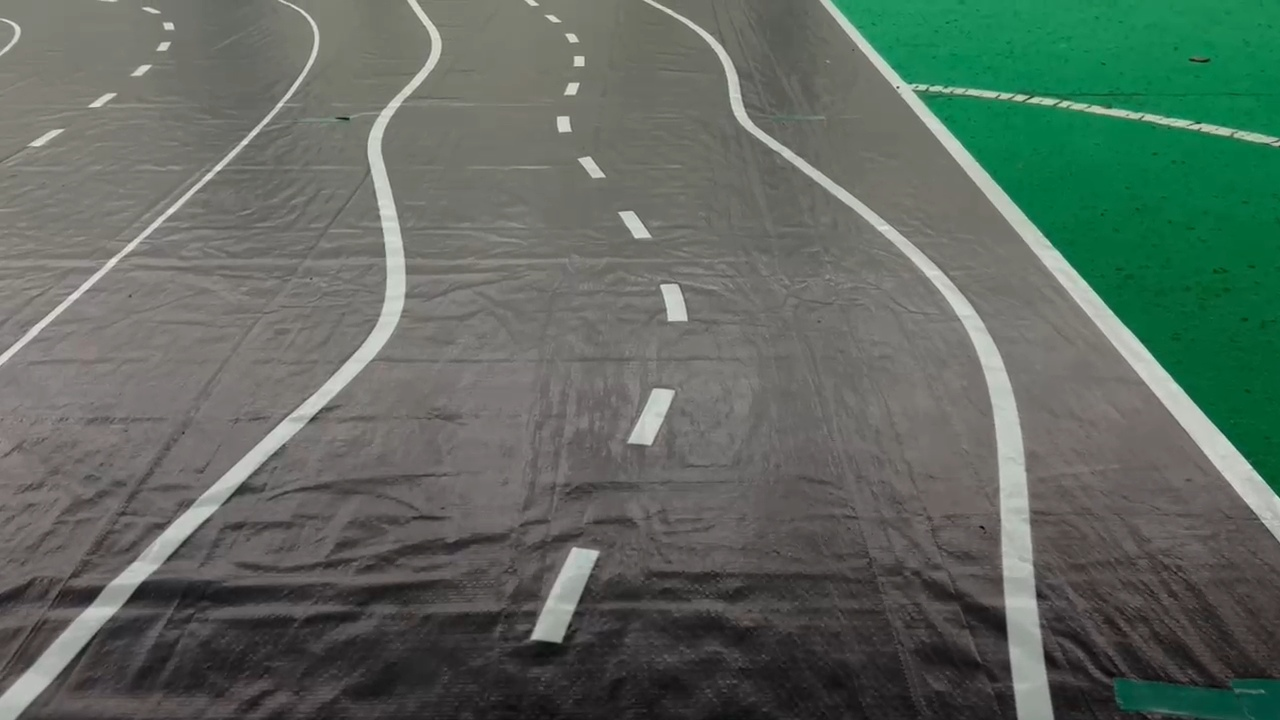
//> input picture nasgorgoreng_ros2/assets/arena.png, 1280 x 720 px, given in place of FIRA_ARENA.mp4, which was not available
$ ./main   (built with g++ and OpenCV 4)
//> lines starting //> are read from the running program, lines starting //| are printed output that depends on the picture; after the words box and inside, x2 and y2 are one past the last pixel; in counts of white or black regions, pixels touching at a corner belong together; pictures that were not available may be replaced by others from this repository, and a replacement may not be noted
#include <iostream>
#include <opencv2/opencv.hpp>
#include <string>
#include <vector>
#include <cmath>
#include <chrono>

void draw_fit_line(cv::Mat& img, const cv::Vec4f& line_params, int y_top, int y_bottom,
                   const cv::Scalar& color, int thickness) {
    if (line_params[1] == 0) return; // Hindari pembagian dengan nol (vy == 0)

    double vx = line_params[0];
    double vy = line_params[1];
    double x = line_params[2];
    double y = line_params[3];

    // xtarget = x + (y_target- y) * (vx / vy)
    int x1 = cvRound(x + (y_bottom - y) * vx / vy);
    int x2 = cvRound(x + (y_top - y) * vx / vy);
    int y1 = y_bottom;
    int y2 = y_top;

    cv::line(img, cv::Point(x1, y1), cv::Point(x2, y2), color, thickness);
}

double get_line_angle(const cv::Vec4f& line_params) {
    if (line_params[0] == 0 && line_params[1] == 0) return 0.0;

    double vx = line_params[0];
    double vy = line_params[1];

    // Standarisasi: vy selalu menunjuk ke ATAS (negatif y)
    if (vy > 0) {
        vx = -vx;
        vy = -vy;
    }

    // atan2 mengembalikan sudut antara sumbu x positif dan vektor (vx, vy)
    double angle_rad = std::atan2(vy, vx);

    // Konversi radian ke derajat
    return angle_rad * 180.0 / M_PI;
}


cv::Mat prev_gray_bev;
std::vector<cv::Point2f> prev_points;
auto last_frame_time = std::chrono::high_resolution_clock::now();

double kecepatan_optical_flow_cms = 0.0;
double total_distance_meters = 0.0;
long current_frame = 0;

const double CM_PER_PIXEL_Y = 10.0 / 100.0; // 10cm di dunia nyata = 100px di BEV

// Parameter Optical Flow (LK)
cv::Size lk_win_size(15, 15);
int lk_max_level = 2;
cv::TermCriteria lk_criteria(cv::TermCriteria::EPS | cv::TermCriteria::COUNT, 10, 0.03);

// Parameter Good Features to Track
int feature_max_corners = 100;
double feature_quality_level = 0.3;
double feature_min_distance = 7;
int feature_block_size = 7;

std::string file = "./FIRA_ARENA.mp4";
// std::string file = "http://10.7.101.143:8080/video";

int main() {
    cv::VideoCapture cap(file);
    if (!cap.isOpened()) {
        std::cerr << "Error opening video file: " << file << std::endl;
        return -1;
    }

    cv::Mat frame;
    while(cap.isOpened())
    {
        cap >> frame;
//> frame is the input picture: 720 rows x 1280 cols, CV_8UC3; mean B, G, R 95.9, 105.2, 93.5
        if (frame.empty()) {
            std::cout << "End of video." << std::endl;
            break;
        }

        // Convert to 640x360 for consistency
        if(frame.cols != 640 || frame.rows != 360)
            cv::resize(frame, frame, cv::Size(640, 360));
//> frame: 360 rows x 640 cols, CV_8UC3

        current_frame++;
        int height = frame.rows;
//> height = 360
        int width = frame.cols;
//> width = 640

        // Blur image to reduce noise
        cv::Mat frame_blurred;
        cv::GaussianBlur(frame, frame_blurred, cv::Size(5, 5), 0);

        // Convert to HSV color space
        cv::Mat hsv;
        cv::cvtColor(frame_blurred, hsv, cv::COLOR_BGR2HSV);
//> hsv: 360 rows x 640 cols, CV_8UC3; mean H, S, V 44.1, 43.1, 107.3

        // Get road lane by inverting the green color mask
        cv::Mat mask, inverted_mask;
        cv::Scalar lower_green(33, 50, 50);
        cv::Scalar upper_green(85, 255, 255);
        cv::inRange(hsv, lower_green, upper_green, mask);
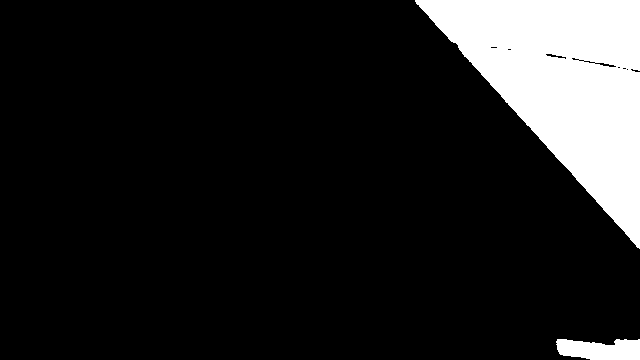
//> mask: 360 rows x 640 cols, CV_8UC1; 12.8% white; 2 white regions, box (x1, y1, x2, y2) and area: (415, 0, 640, 249) 28105, (556, 339, 640, 360) 1450
        cv::bitwise_not(mask, inverted_mask);

        // Get lane lines by converting to grayscale and applying Canny edge detection
        cv::Mat gray, edges;
        cv::cvtColor(frame_blurred, gray, cv::COLOR_BGR2GRAY);
        cv::Canny(gray, edges, 170, 255);
//> edges: 360 rows x 640 cols, CV_8UC1; 2.1% white in thin lines or dots

        // Combine the inverted green mask and Canny edges
        cv::Mat road_lane;
        cv::bitwise_and(inverted_mask, edges, road_lane);
//> road_lane: 360 rows x 640 cols, CV_8UC1; 1.7% white in thin lines or dots
        cv::imshow("Road Lane (Perspective Canny)", road_lane);

        // BIRD'S EYE VIEW (BEV)
        cv::Point2f top_left(static_cast<float>(width * 0.2), 140.0f);
//> top_left = Point(128, 140)
        cv::Point2f top_right(static_cast<float>(width * 0.8), 140.0f);
//> top_right = Point(512, 140)
        cv::Point2f bottom_left(0.0f, static_cast<float>(height));
//> bottom_left = Point(0, 360)
        cv::Point2f bottom_right(static_cast<float>(width), static_cast<float>(height));
//> bottom_right = Point(640, 360)

        cv::Point2f src_view[4] = {top_left, top_right, bottom_right, bottom_left};
        cv::Point2f dst_view[4] = {
            cv::Point2f(0.0f, 0.0f),
            cv::Point2f(static_cast<float>(width), 0.0f),
            cv::Point2f(static_cast<float>(width), static_cast<float>(height)),
            cv::Point2f(0.0f, static_cast<float>(height))
        };

        cv::Mat M_perspective = cv::getPerspectiveTransform(src_view, dst_view);

        // Buat BEV Canny (untuk deteksi)
            cv::Mat bev_image;
        cv::warpPerspective(road_lane, bev_image, M_perspective, cv::Size(width, height));
        cv::imshow("Bird's Eye View (Canny)", bev_image);
        // Buat BEV Berwarna (untuk menggambar)
        cv::Mat image_to_bev;
        cv::warpPerspective(frame, image_to_bev, M_perspective, cv::Size(width, height));
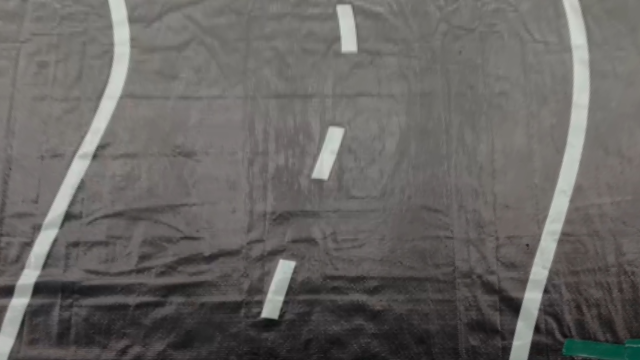
//> image_to_bev: 360 rows x 640 cols, CV_8UC3; mean B, G, R 98.8, 101.3, 103.4

        // Optical Flow
        // Get current time and delta time
        auto current_time = std::chrono::high_resolution_clock::now();
        std::chrono::duration<double> dt_duration = current_time - last_frame_time;
        double dt = dt_duration.count();
        double current_frame_distance = 0.0;

        cv::Mat current_gray_bev = bev_image;

        // Jika kita punya frame lama DAN poin lama, lacak!
        if (prev_points.empty() || prev_points.size() < 20) {
            if (!prev_gray_bev.empty()) {
                cv::goodFeaturesToTrack(prev_gray_bev, prev_points,
                                        feature_max_corners,
                                        feature_quality_level,
                                        feature_min_distance,
                                        cv::Mat(), // no mask
                                        feature_block_size);
            }
        }

        // Lacak fitur jika kita punya semua data
        // Gunakan hanya setiap 30 frame untuk meredakan delay
        if (!prev_gray_bev.empty() && !prev_points.empty() && dt > 0 && (current_frame % 30 == 0)) {
            std::vector<cv::Point2f> new_points;
            std::vector<uchar> status;
            std::vector<float> error;

            cv::calcOpticalFlowPyrLK(
                prev_gray_bev, current_gray_bev, prev_points,
                new_points, status, error, lk_win_size, lk_max_level, lk_criteria
            );

            std::vector<cv::Point2f> good_new;
            std::vector<cv::Point2f> good_old;
            double sum_dy = 0.0;

            for (size_t i = 0; i < status.size(); ++i) {
                if (status[i]) {
                    good_new.push_back(new_points[i]);
                    good_old.push_back(prev_points[i]);
                    sum_dy += (new_points[i].y - prev_points[i].y);
                }
            }

            if (!good_new.empty()) {
                double avg_dy_pixels = sum_dy / good_new.size();
                current_frame_distance = avg_dy_pixels * CM_PER_PIXEL_Y;
                kecepatan_optical_flow_cms = current_frame_distance / dt;
                prev_points = good_new;
            } else {
                prev_points.clear(); // Kehilangan semua titik, cari ulang
            }
        }

        // Akumulasi Jarak
        // Ubah ke meter
        total_distance_meters += current_frame_distance / 100.0;

        // Update state untuk frame berikutnya
        prev_gray_bev = current_gray_bev.clone(); // Penting: .clone() untuk deep copy
        last_frame_time = current_time;

        // Deteksi kontur
        std::vector<std::vector<cv::Point>> contours;
        cv::findContours(bev_image, contours, cv::RETR_TREE, cv::CHAIN_APPROX_SIMPLE);
//> contours = 10 contours; largest, box (x1, y1, x2, y2) and area: (6, 0, 132, 360) 1308, (0, 0, 117, 335) 1250, (259, 258, 297, 320) 1166, (311, 125, 345, 181) 1031, (335, 3, 359, 54) 894

        int min_area_threshold = 40;
        int center_x = width / 2;
//> center_x = 320

        std::vector<cv::Point> left_lane_points;
        std::vector<cv::Point> right_lane_points;
        std::vector<std::vector<cv::Point>> unknown_lane_points;

        for (const auto& cnt : contours) {
            double area = cv::contourArea(cnt);
            if (area < min_area_threshold) {
                continue;
            }

            cv::Moments M = cv::moments(cnt);
            if (M.m00 == 0) {
                continue;
            }
            int cx = static_cast<int>(M.m10 / M.m00);

            // Filter jalur
            if (cx <= (center_x - 175)) {
                left_lane_points.insert(left_lane_points.end(), cnt.begin(), cnt.end());
                continue;
            }

            if (cx >= (center_x + 175)) {
                right_lane_points.insert(right_lane_points.end(), cnt.begin(), cnt.end());
                continue;
            }

            if (!((center_x - 75) < cx && cx < (center_x + 75))) {
                unknown_lane_points.push_back(cnt);
                continue;
            }
        }
//> this loop made 10 passes
//> (area, cx) on passes 1 to 10: (1165.5, 277), (867.5, 277), (1031, 327), (673, 327), (894.5, 346), (527.5, 346), (811.5, 574), (784.5, 558), (1308.5, 79), (1249.5, 67)
//> after the loop, unknown_lane_points = 0 contours

        // Visualisasi
        cv::Mat contour_image = image_to_bev.clone(); // Gambar di BEV berwarna

        cv::Vec4f left_line_params, right_line_params;
        double turn_degree = 0.0;
        std::string road_status = "Lost";

        if (!left_lane_points.empty()) {
            // Bungkus dalam std::vector lain untuk drawContours
            cv::drawContours(contour_image, std::vector<std::vector<cv::Point>>{left_lane_points}, -1, cv::Scalar(255, 0, 0), 3);
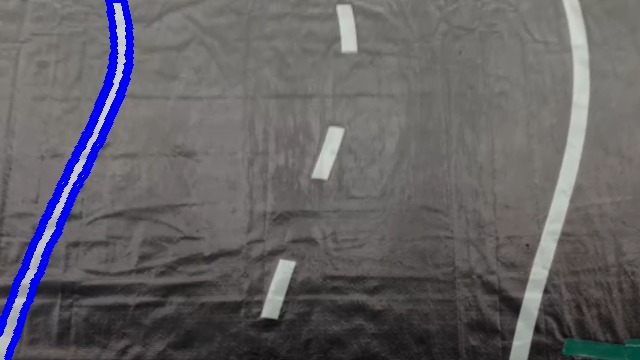
//> contour_image: 360 rows x 640 cols, CV_8UC3; 2.67% of pixels changed, all inside (x1, y1, x2, y2) = (0, 0, 134, 360)
            cv::fitLine(left_lane_points, left_line_params, cv::DIST_L2, 0, 0.01, 0.01);
//> left_line_params = [0.368, -0.93, 73.91, 172]
            // y_top di BEV adalah 0, y_bottom adalah 'height'
            draw_fit_line(contour_image, left_line_params, 0, height, cv::Scalar(255, 0, 0), 3);
//> in draw_fit_line, `double vx = line_params[0];`: vx = 0.368
//> in draw_fit_line, `double vy = line_params[1];`: vy = -0.93
//> in draw_fit_line, `double x = line_params[2];`: x = 73.91
//> in draw_fit_line, `double y = line_params[3];`: y = 172
//> in draw_fit_line, `int x1 = cvRound(x + (y_bottom - y) * vx / vy);`: x1 = -1
//> in draw_fit_line, `int x2 = cvRound(x + (y_top - y) * vx / vy);`: x2 = 142
//> in draw_fit_line, `cv::line(img, cv::Point(x1, y1), cv::Point(x2, y2), color, thickness);`:
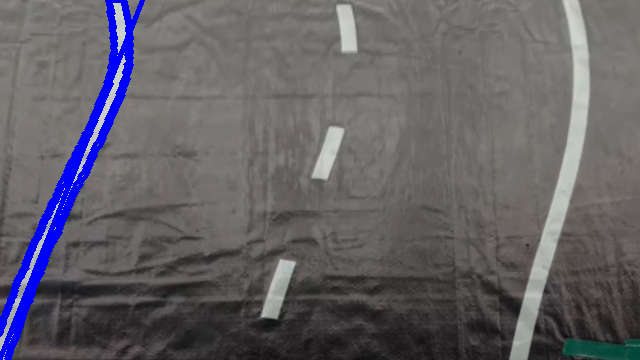
//> img: 360 rows x 640 cols, CV_8UC3; 0.52% of pixels changed, all inside (x1, y1, x2, y2) = (0, 0, 145, 360)
        }

        if (!right_lane_points.empty()) {
            cv::drawContours(contour_image, std::vector<std::vector<cv::Point>>{right_lane_points}, -1, cv::Scalar(0, 0, 255), 3);
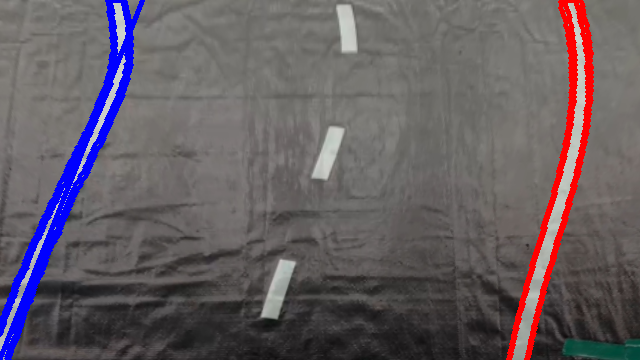
//> contour_image: 360 rows x 640 cols, CV_8UC3; 2.28% of pixels changed, all inside (x1, y1, x2, y2) = (506, 0, 594, 360)
            cv::fitLine(right_lane_points, right_line_params, cv::DIST_L2, 0, 0.01, 0.01);
//> right_line_params = [0.182, -0.983, 560.1, 171.5]
            draw_fit_line(contour_image, right_line_params, 0, height, cv::Scalar(0, 0, 255), 3);
//> call 2 of draw_fit_line, with line_params = [0.182, -0.983, 560.1, 171.5], y_top = 0, y_bottom = 360, color = Scalar(0, 0, 255), thickness = 3
//> in draw_fit_line (call 2), `double vx = line_params[0];`: vx = 0.182
//> in draw_fit_line (call 2), `double vy = line_params[1];`: vy = -0.983
//> in draw_fit_line (call 2), `double x = line_params[2];`: x = 560.1
//> in draw_fit_line (call 2), `double y = line_params[3];`: y = 171.5
//> in draw_fit_line (call 2), `int x1 = cvRound(x + (y_bottom - y) * vx / vy);`: x1 = 525
//> in draw_fit_line (call 2), `int x2 = cvRound(x + (y_top - y) * vx / vy);`: x2 = 592
//> in draw_fit_line (call 2), `cv::line(img, cv::Point(x1, y1), cv::Point(x2, y2), color, thickness);`:
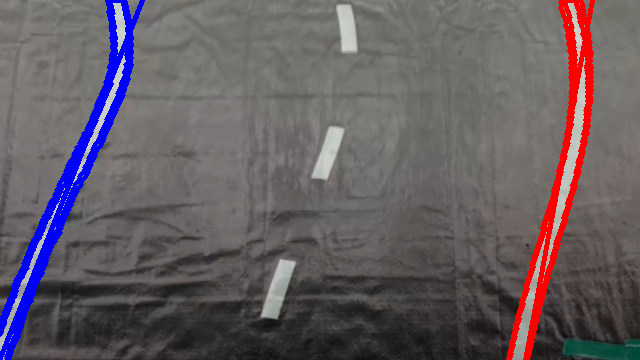
//> img: 360 rows x 640 cols, CV_8UC3; 0.39% of pixels changed, all inside (x1, y1, x2, y2) = (523, 0, 595, 360)
        }

        if (!unknown_lane_points.empty()) {
            cv::drawContours(contour_image, unknown_lane_points, -1, cv::Scalar(0, 255, 255), 3);
        }

        // Hitung Sudut
        std::string turn_degree_msg;
        if (!left_lane_points.empty() && !right_lane_points.empty()) {
            double left_angle = get_line_angle(left_line_params);
//> in get_line_angle, `double vx = line_params[0];`: vx = 0.368
//> in get_line_angle, `double vy = line_params[1];`: vy = -0.93
//> in get_line_angle, `double angle_rad = std::atan2(vy, vx);`: angle_rad = -1.19
//> left_angle = -68.39
            double right_angle = get_line_angle(right_line_params);
//> right_angle = -79.52
            double avg_angle = (left_angle + right_angle) / 2.0;
//> avg_angle = -73.96
            turn_degree = avg_angle - (-90.0);
//> turn_degree = 16.04
            turn_degree_msg = "Turn Degree: " + std::to_string(turn_degree).substr(0, 5) + " deg";
//> turn_degree_msg = "Turn Degree: 16.04 deg"
            road_status = "Detected";
        } else {
            turn_degree_msg = "Turn degree is unknown";
            if (!left_lane_points.empty() || !right_lane_points.empty()) {
                road_status = "Partial";
            }
        }

        // Tampilkan Telemetry
        cv::putText(contour_image, turn_degree_msg, cv::Point(50, 50),
            cv::FONT_HERSHEY_SIMPLEX, 1, cv::Scalar(0, 255, 0), 2, cv::LINE_AA);

        // Format string untuk float
        std::string speed_str = "Speed: " + std::to_string(kecepatan_optical_flow_cms).substr(0, 5) + " cm/s";
        cv::putText(contour_image, speed_str, cv::Point(50, 100),
            cv::FONT_HERSHEY_SIMPLEX, 1, cv::Scalar(0, 255, 0), 2, cv::LINE_AA);

        std::string dist_str = "Jarak: " + std::to_string(total_distance_meters).substr(0, 5) + " m";
        cv::putText(contour_image, dist_str, cv::Point(50, 150),
            cv::FONT_HERSHEY_SIMPLEX, 1, cv::Scalar(0, 255, 0), 2, cv::LINE_AA);

        cv::putText(contour_image, "Road status: " + road_status, cv::Point(50, 200),
            cv::FONT_HERSHEY_SIMPLEX, 1, cv::Scalar(0, 255, 0), 2, cv::LINE_AA);
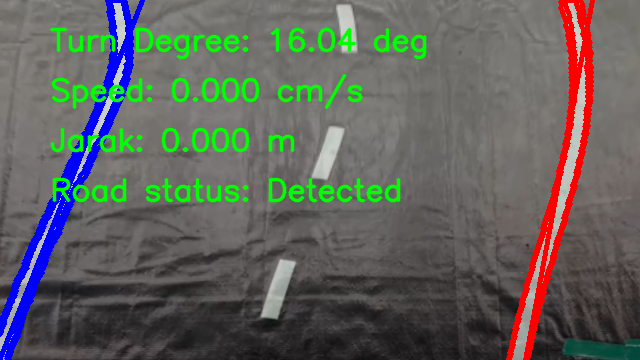
//> contour_image: 360 rows x 640 cols, CV_8UC3; mean B, G, R 93.2, 98.7, 96.7

        cv::imshow("Contours (BEV)", contour_image);

        // Tekan ESC untuk keluar
        if (cv::waitKey(30) == 27) {
//> the Esc key is pressed
            break;
        }
    }

    cap.release();
    cv::destroyAllWindows();

    return 0;
}
